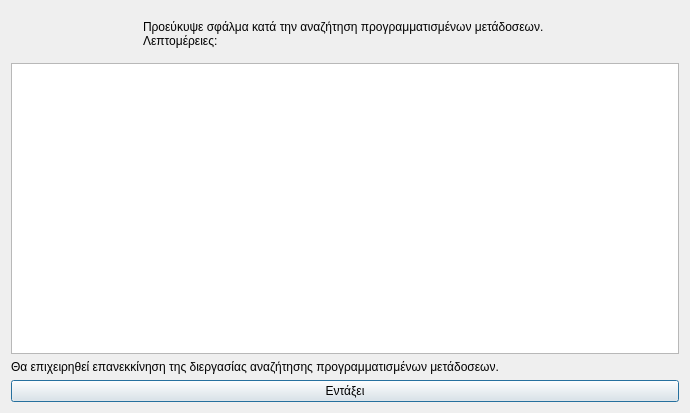
<?xml version="1.0" encoding="UTF-8"?>
<ui version="4.0">
 <class>Dialog</class>
 <widget class="QDialog" name="Dialog">
  <property name="geometry">
   <rect>
    <x>0</x>
    <y>0</y>
    <width>690</width>
    <height>413</height>
   </rect>
  </property>
  <property name="windowTitle">
   <string>Σφάλμα στην διεργασία αναζήτησης προγραμματισμένων μετάδοσεων</string>
  </property>
  <property name="windowIcon">
   <iconset resource="../../../icons.qrc">
    <normaloff>:/rest-windows/assets/images/rest-windows/information.png</normaloff>:/rest-windows/assets/images/rest-windows/information.png</iconset>
  </property>
  <layout class="QGridLayout" name="gridLayout">
   <item row="0" column="0">
    <widget class="QFrame" name="frame">
     <property name="styleSheet">
      <string notr="true">QFrame{border:0px;}</string>
     </property>
     <property name="frameShape">
      <enum>QFrame::StyledPanel</enum>
     </property>
     <property name="frameShadow">
      <enum>QFrame::Raised</enum>
     </property>
     <layout class="QHBoxLayout" name="horizontalLayout">
      <item>
       <widget class="QLabel" name="image_label">
        <property name="maximumSize">
         <size>
          <width>117</width>
          <height>117</height>
         </size>
        </property>
        <property name="text">
         <string/>
        </property>
        <property name="pixmap">
         <pixmap resource="../../../icons.qrc">:/rest-windows/assets/images/rest-windows/information.png</pixmap>
        </property>
        <property name="scaledContents">
         <bool>true</bool>
        </property>
       </widget>
      </item>
      <item>
       <widget class="QLabel" name="label">
        <property name="text">
         <string>Προεύκυψε σφάλμα κατά την αναζήτηση προγραμματισμένων μετάδοσεων.
Λεπτομέρειες:</string>
        </property>
        <property name="alignment">
         <set>Qt::AlignJustify|Qt::AlignVCenter</set>
        </property>
       </widget>
      </item>
     </layout>
    </widget>
   </item>
   <item row="3" column="0">
    <widget class="QPushButton" name="ok">
     <property name="text">
      <string>Εντάξει</string>
     </property>
     <property name="icon">
      <iconset resource="../../../icons.qrc">
       <normaloff>:/rest-windows/assets/images/rest-windows/ok.png</normaloff>:/rest-windows/assets/images/rest-windows/ok.png</iconset>
     </property>
    </widget>
   </item>
   <item row="1" column="0">
    <widget class="QPlainTextEdit" name="details"/>
   </item>
   <item row="2" column="0">
    <widget class="QLabel" name="label_2">
     <property name="text">
      <string>Θα επιχειρηθεί επανεκκίνηση της διεργασίας αναζήτησης προγραμματισμένων μετάδοσεων.</string>
     </property>
     <property name="alignment">
      <set>Qt::AlignJustify|Qt::AlignVCenter</set>
     </property>
    </widget>
   </item>
  </layout>
 </widget>
 <tabstops>
  <tabstop>details</tabstop>
  <tabstop>ok</tabstop>
 </tabstops>
 <resources>
  <include location="../../../icons.qrc"/>
  <include location="../../../icons.qrc"/>
  <include location="../../../icons.qrc"/>
  <include location="../../../icons.qrc"/>
  <include location="../../../icons.qrc"/>
  <include location="../../../icons.qrc"/>
 </resources>
 <connections/>
</ui>
